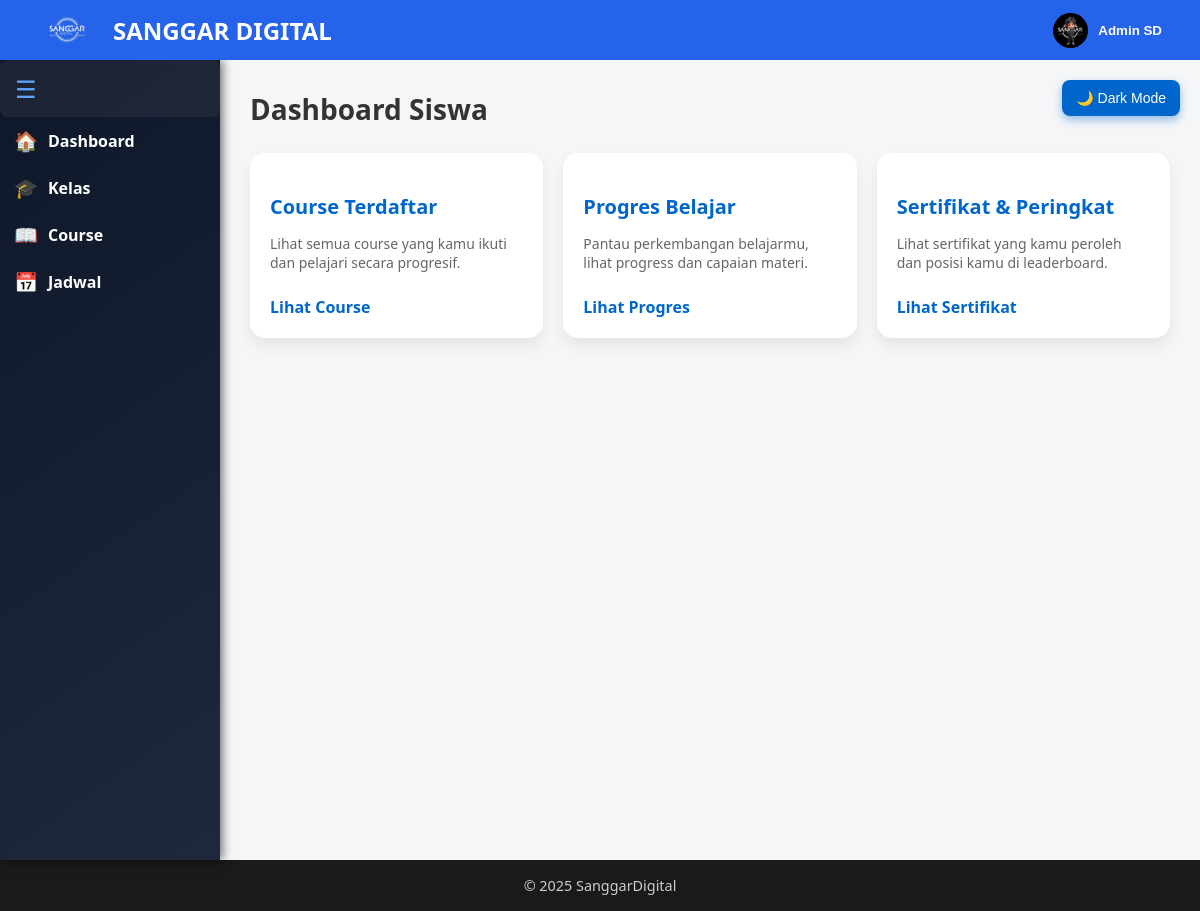
Page /dashboard/siswa.php (signed in) on the committed database.
### tables this page shows
CREATE TABLE `users` (
  `id` int(11) NOT NULL,
  `name` varchar(100) DEFAULT NULL,
  `email` varchar(100) DEFAULT NULL,
  `password` varchar(255) DEFAULT NULL,
  `role` enum('admin','guru','siswa') DEFAULT 'siswa',
  `created_at` timestamp NOT NULL DEFAULT current_timestamp(),
  `photo` varchar(255) DEFAULT NULL
);

### partials/navbardashboardsiswa.php (the view, shortened to what this page needs)
<?php
require_once '../config/db.php';
if (!isset($_SESSION['user_id'])) {
    $username = 'Admin';
    $photo = 'assets/profile.jpg';
} else {
    $user_id = $_SESSION['user_id'];
    $query = $conn->prepare("SELECT name, photo FROM users WHERE id = ?");
    $query->bind_param("i", $user_id);
    $query->execute();
    $result = $query->get_result();
    if ($result && $result->num_rows > 0) {
        $user = $result->fetch_assoc();
        $username = htmlspecialchars($user['name']);
        $photo = !empty($user['photo']) ? $user['photo'] : 'assets/profile.jpg';
    } else {
        $username = 'Admin';
        $photo = 'assets/profile.jpg';
    }
}
?>
<nav style="
  background-color: #2563eb;
  padding: 1rem 2rem;
  color: white;
  font-family: 'Segoe UI', Tahoma, Geneva, Verdana, sans-serif;
  position: fixed;
  top: 0;
  left: 0;
  width: 100%;
  height: 60px;
  display: flex;
  justify-content: space-between;
  align-items: center;
  z-index: 1000;
  box-sizing: border-box;
">
  <div style="display: flex; align-items: center; gap: 10px;">
    <img src="../logo.png" alt="Logo" style="height: 40px; object-fit: contain;">
    <div style="font-weight: 700; font-size: 1.5rem;">
      SANGGAR DIGITAL
    </div>
  </div>
  <div style="display: flex; align-items: center; position: relative;">
    <button id="profileToggle" style="
        background: none;
        border: none;
        color: white;
        cursor: pointer;
        display: flex;
        align-items: center;
    ">
      <img src="/sanggardigital/<?= htmlspecialchars($photo) ?>" alt="Profile"
        style="width:35px; height:35px; border-radius:50%; margin-right:10px; object-fit: cover;">
      <span style="font-weight:600; user-select:none;"><?= $username ?></span>
    </button>
  </div>
</nav>

### dashboard/siswa.php (style rules this page uses)
body { margin: 0; font-family: 'Segoe UI', Tahoma, Geneva, Verdana, sans-serif; background-color: #f4f6f8; color: #333; transition: background-color 0.3s ease, color 0.3s ease; }

### rows in the picture
users: photo (picture), name "Admin SD"
